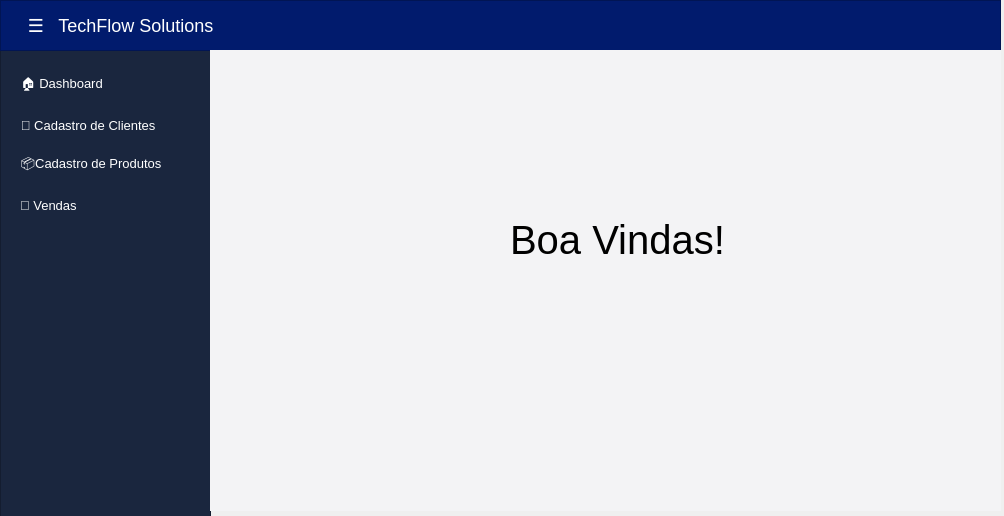
<?xml version="1.0" encoding="UTF-8"?>
<ui version="4.0">
 <class>Form</class>
 <widget class="QWidget" name="Form">
  <property name="geometry">
   <rect>
    <x>0</x>
    <y>0</y>
    <width>1004</width>
    <height>516</height>
   </rect>
  </property>
  <property name="windowTitle">
   <string>Dashboard - TechFlow</string>
  </property>
  <widget class="QFrame" name="menu_lateral">
   <property name="geometry">
    <rect>
     <x>0</x>
     <y>0</y>
     <width>211</width>
     <height>521</height>
    </rect>
   </property>
   <property name="styleSheet">
    <string notr="true">background-color:#1A263E;</string>
   </property>
   <property name="frameShape">
    <enum>QFrame::StyledPanel</enum>
   </property>
   <property name="frameShadow">
    <enum>QFrame::Raised</enum>
   </property>
   <widget class="QPushButton" name="cadastro_cliente">
    <property name="geometry">
     <rect>
      <x>0</x>
      <y>110</y>
      <width>211</width>
      <height>31</height>
     </rect>
    </property>
    <property name="font">
     <font>
      <pointsize>10</pointsize>
     </font>
    </property>
    <property name="cursor">
     <cursorShape>PointingHandCursor</cursorShape>
    </property>
    <property name="styleSheet">
     <string notr="true">QPushButton {
    color: white;
    border: none;
    text-align: left;
    padding-left: 10px;
    background-color: transparent;
}

QPushButton:hover {
    background-color: #0048B9;
}</string>
    </property>
    <property name="text">
     <string>   👤 Cadastro de Clientes</string>
    </property>
   </widget>
   <widget class="QPushButton" name="button_home">
    <property name="geometry">
     <rect>
      <x>0</x>
      <y>70</y>
      <width>211</width>
      <height>31</height>
     </rect>
    </property>
    <property name="font">
     <font>
      <pointsize>10</pointsize>
     </font>
    </property>
    <property name="cursor">
     <cursorShape>PointingHandCursor</cursorShape>
    </property>
    <property name="styleSheet">
     <string notr="true">QPushButton {
    color: white;
    border: none;
    text-align: left;
    padding-left: 10px;
    background-color: transparent;
}

QPushButton:hover {
    background-color: #0048B9;
}</string>
    </property>
    <property name="text">
     <string>   🏠 Dashboard</string>
    </property>
   </widget>
   <widget class="QPushButton" name="cadastro_produto">
    <property name="geometry">
     <rect>
      <x>0</x>
      <y>150</y>
      <width>211</width>
      <height>31</height>
     </rect>
    </property>
    <property name="font">
     <font>
      <pointsize>10</pointsize>
     </font>
    </property>
    <property name="cursor">
     <cursorShape>PointingHandCursor</cursorShape>
    </property>
    <property name="styleSheet">
     <string notr="true">QPushButton {
    color: white;
    border: none;
    text-align: left;
    padding-left: 10px;
    background-color: transparent;
}

QPushButton:hover {
    background-color: #0048B9;
}</string>
    </property>
    <property name="text">
     <string>   📦Cadastro de Produtos</string>
    </property>
   </widget>
   <widget class="QPushButton" name="cadastro_venda">
    <property name="geometry">
     <rect>
      <x>10</x>
      <y>190</y>
      <width>181</width>
      <height>31</height>
     </rect>
    </property>
    <property name="font">
     <font>
      <pointsize>10</pointsize>
     </font>
    </property>
    <property name="cursor">
     <cursorShape>PointingHandCursor</cursorShape>
    </property>
    <property name="styleSheet">
     <string notr="true">QPushButton {
    color: white;
    border: none;
    text-align: left;
    padding-left: 10px;
    background-color: transparent;
}

QPushButton:hover {
    background-color: #0048B9;
}
</string>
    </property>
    <property name="text">
     <string>🛒 Vendas</string>
    </property>
   </widget>
  </widget>
  <widget class="QFrame" name="frame">
   <property name="geometry">
    <rect>
     <x>0</x>
     <y>0</y>
     <width>1001</width>
     <height>51</height>
    </rect>
   </property>
   <property name="styleSheet">
    <string notr="true">background-color: #011B6D;</string>
   </property>
   <property name="frameShape">
    <enum>QFrame::StyledPanel</enum>
   </property>
   <property name="frameShadow">
    <enum>QFrame::Raised</enum>
   </property>
   <widget class="QPushButton" name="drop_button">
    <property name="geometry">
     <rect>
      <x>20</x>
      <y>10</y>
      <width>201</width>
      <height>31</height>
     </rect>
    </property>
    <property name="cursor">
     <cursorShape>PointingHandCursor</cursorShape>
    </property>
    <property name="styleSheet">
     <string notr="true">color: white;
font-size: 18px;
border: none;
</string>
    </property>
    <property name="text">
     <string>☰   TechFlow Solutions</string>
    </property>
   </widget>
   <widget class="QLabel" name="lbl_usuario">
    <property name="geometry">
     <rect>
      <x>820</x>
      <y>10</y>
      <width>281</width>
      <height>31</height>
     </rect>
    </property>
    <property name="font">
     <font>
      <pointsize>12</pointsize>
     </font>
    </property>
    <property name="styleSheet">
     <string notr="true">background-color: transparent;

color: white;
</string>
    </property>
    <property name="text">
     <string/>
    </property>
   </widget>
  </widget>
  <widget class="QStackedWidget" name="conteudo_principal">
   <property name="enabled">
    <bool>true</bool>
   </property>
   <property name="geometry">
    <rect>
     <x>210</x>
     <y>50</y>
     <width>791</width>
     <height>461</height>
    </rect>
   </property>
   <property name="font">
    <font>
     <pointsize>10</pointsize>
    </font>
   </property>
   <property name="toolTipDuration">
    <number>0</number>
   </property>
   <property name="styleSheet">
    <string notr="true">QStackedWidget{
	background-color: #F3F3F5;
}</string>
   </property>
   <property name="currentIndex">
    <number>0</number>
   </property>
   <widget class="QWidget" name="page">
    <widget class="QLabel" name="label">
     <property name="geometry">
      <rect>
       <x>300</x>
       <y>150</y>
       <width>221</width>
       <height>80</height>
      </rect>
     </property>
     <property name="font">
      <font>
       <pointsize>30</pointsize>
      </font>
     </property>
     <property name="styleSheet">
      <string notr="true">QLabel{
	color: black;
}</string>
     </property>
     <property name="lineWidth">
      <number>5</number>
     </property>
     <property name="text">
      <string>Boa Vindas!</string>
     </property>
    </widget>
   </widget>
   <widget class="QWidget" name="page_2">
    <widget class="QLabel" name="label_2">
     <property name="geometry">
      <rect>
       <x>23</x>
       <y>70</y>
       <width>61</width>
       <height>21</height>
      </rect>
     </property>
     <property name="styleSheet">
      <string notr="true">QLabel {
    font-size: 13px;
    font-weight: bold;
    color: #001561;

}</string>
     </property>
     <property name="text">
      <string>Código</string>
     </property>
    </widget>
    <widget class="QLineEdit" name="edit_codigo">
     <property name="enabled">
      <bool>false</bool>
     </property>
     <property name="geometry">
      <rect>
       <x>20</x>
       <y>95</y>
       <width>81</width>
       <height>31</height>
      </rect>
     </property>
     <property name="styleSheet">
      <string notr="true">QLineEdit {
    background-color: #FFFFFF;
    border: 1px solid #D0D5DD;
    border-radius: 6px; 
    font-size: 15px;
    color: black;
	padding: 6px;
}</string>
     </property>
    </widget>
    <widget class="QLineEdit" name="edit_nome">
     <property name="geometry">
      <rect>
       <x>110</x>
       <y>95</y>
       <width>151</width>
       <height>31</height>
      </rect>
     </property>
     <property name="styleSheet">
      <string notr="true">QLineEdit {
    background-color: #FFFFFF;
    border: 1px solid #D0D5DD;
    border-radius: 6px; 
    font-size: 15px;
    color: black;
	padding: 6px;
}</string>
     </property>
    </widget>
    <widget class="QLabel" name="label_5">
     <property name="geometry">
      <rect>
       <x>114</x>
       <y>70</y>
       <width>70</width>
       <height>21</height>
      </rect>
     </property>
     <property name="styleSheet">
      <string notr="true">QLabel {
    font-size: 13px;
    font-weight: bold;
    color: #001561;

}</string>
     </property>
     <property name="text">
      <string>Nome</string>
     </property>
    </widget>
    <widget class="QLineEdit" name="edit_cpf">
     <property name="geometry">
      <rect>
       <x>270</x>
       <y>95</y>
       <width>121</width>
       <height>31</height>
      </rect>
     </property>
     <property name="styleSheet">
      <string notr="true">QLineEdit {
    background-color: #FFFFFF;
    border: 1px solid #D0D5DD;
    border-radius: 6px; 
    font-size: 15px;
    color: black;
	padding: 6px;
}</string>
     </property>
    </widget>
    <widget class="QLabel" name="label_6">
     <property name="geometry">
      <rect>
       <x>273</x>
       <y>70</y>
       <width>61</width>
       <height>21</height>
      </rect>
     </property>
     <property name="styleSheet">
      <string notr="true">QLabel {
    font-size: 13px;
    font-weight: bold;
    color: #001561;

}</string>
     </property>
     <property name="text">
      <string>CPF</string>
     </property>
    </widget>
    <widget class="QLineEdit" name="edit_telefone">
     <property name="geometry">
      <rect>
       <x>400</x>
       <y>94</y>
       <width>121</width>
       <height>31</height>
      </rect>
     </property>
     <property name="styleSheet">
      <string notr="true">QLineEdit {
    background-color: #FFFFFF;
    border: 1px solid #D0D5DD;
    border-radius: 6px; 
    font-size: 15px;
    color: black;
	padding: 6px;
}</string>
     </property>
    </widget>
    <widget class="QLabel" name="label_7">
     <property name="geometry">
      <rect>
       <x>402</x>
       <y>69</y>
       <width>61</width>
       <height>21</height>
      </rect>
     </property>
     <property name="styleSheet">
      <string notr="true">QLabel {
    font-size: 13px;
    font-weight: bold;
    color: #001561;

}</string>
     </property>
     <property name="text">
      <string>Telefone</string>
     </property>
    </widget>
    <widget class="QLineEdit" name="edit_email">
     <property name="geometry">
      <rect>
       <x>530</x>
       <y>93</y>
       <width>121</width>
       <height>31</height>
      </rect>
     </property>
     <property name="styleSheet">
      <string notr="true">QLineEdit {
    background-color: #FFFFFF;
    border: 1px solid #D0D5DD;
    border-radius: 6px; 
    font-size: 15px;
    color: black;
	padding: 6px;
}</string>
     </property>
    </widget>
    <widget class="QLabel" name="label_8">
     <property name="geometry">
      <rect>
       <x>532</x>
       <y>68</y>
       <width>61</width>
       <height>21</height>
      </rect>
     </property>
     <property name="styleSheet">
      <string notr="true">QLabel {
    font-size: 13px;
    font-weight: bold;
    color: #001561;

}</string>
     </property>
     <property name="text">
      <string>Email</string>
     </property>
    </widget>
    <widget class="QLineEdit" name="edit_cidade">
     <property name="geometry">
      <rect>
       <x>658</x>
       <y>93</y>
       <width>121</width>
       <height>31</height>
      </rect>
     </property>
     <property name="styleSheet">
      <string notr="true">QLineEdit {
    background-color: #FFFFFF;
    border: 1px solid #D0D5DD;
    border-radius: 6px; 
    font-size: 15px;
    color: black;
	padding: 6px;
}</string>
     </property>
    </widget>
    <widget class="QLabel" name="label_9">
     <property name="geometry">
      <rect>
       <x>660</x>
       <y>68</y>
       <width>61</width>
       <height>21</height>
      </rect>
     </property>
     <property name="styleSheet">
      <string notr="true">QLabel {
    font-size: 13px;
    font-weight: bold;
    color: #001561;

}</string>
     </property>
     <property name="text">
      <string>Cidade</string>
     </property>
    </widget>
    <widget class="QPushButton" name="btn_limpar">
     <property name="geometry">
      <rect>
       <x>572</x>
       <y>140</y>
       <width>101</width>
       <height>41</height>
      </rect>
     </property>
     <property name="cursor">
      <cursorShape>PointingHandCursor</cursorShape>
     </property>
     <property name="styleSheet">
      <string notr="true">QPushButton {
    font-family: &quot;Segoe UI&quot;, Arial, sans-serif;
    font-size: 13px;
    font-weight: bold;
    color: #FFFFFF;
    border: none;
    border-radius: 6px;
    text-align: left;      /* Alinha o emoji e o texto à esquerda */
    padding-left: 15px;    /* Afasta o emoji da borda esquerda */
    padding-right: 15px;
    height: 35px;          /* Define uma altura padrão elegante */
	background-color: #0031A5;
}</string>
     </property>
     <property name="text">
      <string>🧹 Limpar</string>
     </property>
    </widget>
    <widget class="QPushButton" name="btn_salvar">
     <property name="geometry">
      <rect>
       <x>466</x>
       <y>140</y>
       <width>101</width>
       <height>41</height>
      </rect>
     </property>
     <property name="cursor">
      <cursorShape>PointingHandCursor</cursorShape>
     </property>
     <property name="styleSheet">
      <string notr="true">QPushButton {
    font-family: &quot;Segoe UI&quot;, Arial, sans-serif;
    font-size: 13px;
    font-weight: bold;
    color: #FFFFFF;
    border: none;
    border-radius: 6px;
    text-align: left;      /* Alinha o emoji e o texto à esquerda */
    padding-left: 15px;    /* Afasta o emoji da borda esquerda */
    padding-right: 15px;
    height: 35px;          /* Define uma altura padrão elegante */
	background-color: #015B45;
}</string>
     </property>
     <property name="text">
      <string>💾 Salvar</string>
     </property>
    </widget>
    <widget class="QTableView" name="tableView">
     <property name="geometry">
      <rect>
       <x>20</x>
       <y>200</y>
       <width>761</width>
       <height>231</height>
      </rect>
     </property>
     <property name="styleSheet">
      <string notr="true">QStackedWidget{
	background-color: #F3F3F5;
}</string>
     </property>
    </widget>
    <widget class="QLabel" name="label_10">
     <property name="geometry">
      <rect>
       <x>290</x>
       <y>20</y>
       <width>191</width>
       <height>31</height>
      </rect>
     </property>
     <property name="styleSheet">
      <string notr="true">QLabel {
    font-size: 18px;
    font-weight: bold;
    color: #001561;

}</string>
     </property>
     <property name="text">
      <string>Cadastro de Clientes</string>
     </property>
    </widget>
    <widget class="QPushButton" name="btn_excluir">
     <property name="geometry">
      <rect>
       <x>680</x>
       <y>140</y>
       <width>101</width>
       <height>41</height>
      </rect>
     </property>
     <property name="cursor">
      <cursorShape>PointingHandCursor</cursorShape>
     </property>
     <property name="styleSheet">
      <string notr="true">QPushButton {
    font-family: &quot;Segoe UI&quot;, Arial, sans-serif;
    font-size: 13px;
    font-weight: bold;
    color: #FFFFFF;
    border: none;
    border-radius: 6px;
    text-align: left;      /* Alinha o emoji e o texto à esquerda */
    padding-left: 15px;    /* Afasta o emoji da borda esquerda */
    padding-right: 15px;
    height: 35px;          /* Define uma altura padrão elegante */
	background-color: red;
}</string>
     </property>
     <property name="text">
      <string>Excluir</string>
     </property>
    </widget>
   </widget>
   <widget class="QWidget" name="page_produtos">
    <widget class="QLabel" name="label_11">
     <property name="geometry">
      <rect>
       <x>290</x>
       <y>0</y>
       <width>201</width>
       <height>31</height>
      </rect>
     </property>
     <property name="styleSheet">
      <string notr="true">QLabel {
    font-size: 18px;
    font-weight: bold;
    color: #001561;

}</string>
     </property>
     <property name="text">
      <string>Cadastro de Produtos</string>
     </property>
    </widget>
    <widget class="QLabel" name="label_12">
     <property name="geometry">
      <rect>
       <x>50</x>
       <y>50</y>
       <width>61</width>
       <height>31</height>
      </rect>
     </property>
     <property name="styleSheet">
      <string notr="true">QLabel {
    font-size: 13px;
    font-weight: bold;
    color: #001561;

}</string>
     </property>
     <property name="text">
      <string>Código:</string>
     </property>
    </widget>
    <widget class="QLabel" name="label_13">
     <property name="geometry">
      <rect>
       <x>50</x>
       <y>90</y>
       <width>61</width>
       <height>31</height>
      </rect>
     </property>
     <property name="styleSheet">
      <string notr="true">QLabel {
    font-size: 13px;
    font-weight: bold;
    color: #001561;

}</string>
     </property>
     <property name="text">
      <string>Nome*:</string>
     </property>
    </widget>
    <widget class="QLabel" name="label_14">
     <property name="geometry">
      <rect>
       <x>50</x>
       <y>170</y>
       <width>81</width>
       <height>31</height>
      </rect>
     </property>
     <property name="styleSheet">
      <string notr="true">QLabel {
    font-size: 13px;
    font-weight: bold;
    color: #001561;

}</string>
     </property>
     <property name="text">
      <string>Categoria*:</string>
     </property>
    </widget>
    <widget class="QLabel" name="label_15">
     <property name="geometry">
      <rect>
       <x>50</x>
       <y>130</y>
       <width>81</width>
       <height>31</height>
      </rect>
     </property>
     <property name="styleSheet">
      <string notr="true">QLabel {
    font-size: 13px;
    font-weight: bold;
    color: #001561;

}</string>
     </property>
     <property name="text">
      <string>Descrição*:</string>
     </property>
    </widget>
    <widget class="QLabel" name="label_16">
     <property name="geometry">
      <rect>
       <x>50</x>
       <y>250</y>
       <width>71</width>
       <height>31</height>
      </rect>
     </property>
     <property name="toolTipDuration">
      <number>0</number>
     </property>
     <property name="styleSheet">
      <string notr="true">QLabel {
    font-size: 13px;
    font-weight: bold;
    color: #001561;

}</string>
     </property>
     <property name="text">
      <string>Estoque*:</string>
     </property>
    </widget>
    <widget class="QLabel" name="label_17">
     <property name="geometry">
      <rect>
       <x>50</x>
       <y>210</y>
       <width>91</width>
       <height>31</height>
      </rect>
     </property>
     <property name="toolTipDuration">
      <number>0</number>
     </property>
     <property name="styleSheet">
      <string notr="true">QLabel {
    font-size: 13px;
    font-weight: bold;
    color: #001561;

}</string>
     </property>
     <property name="text">
      <string>Preço*:</string>
     </property>
    </widget>
    <widget class="QLineEdit" name="cod_produto">
     <property name="geometry">
      <rect>
       <x>140</x>
       <y>50</y>
       <width>361</width>
       <height>31</height>
      </rect>
     </property>
     <property name="font">
      <font>
       <pointsize>-1</pointsize>
      </font>
     </property>
     <property name="styleSheet">
      <string notr="true">QLineEdit {
    background-color: #FFFFFF;
    border: 1px solid #D0D5DD;
    border-radius: 6px; 
    font-size: 15px;
    color: black;
	padding: 6px;
}</string>
     </property>
    </widget>
    <widget class="QLineEdit" name="nome_produto">
     <property name="geometry">
      <rect>
       <x>140</x>
       <y>90</y>
       <width>361</width>
       <height>31</height>
      </rect>
     </property>
     <property name="styleSheet">
      <string notr="true">QLineEdit {
    background-color: #FFFFFF;
    border: 1px solid #D0D5DD;
    border-radius: 6px; 
    font-size: 15px;
    color: black;
	padding: 6px;
}</string>
     </property>
    </widget>
    <widget class="QLineEdit" name="decr_produto">
     <property name="geometry">
      <rect>
       <x>140</x>
       <y>130</y>
       <width>361</width>
       <height>31</height>
      </rect>
     </property>
     <property name="styleSheet">
      <string notr="true">QLineEdit {
    background-color: #FFFFFF;
    border: 1px solid #D0D5DD;
    border-radius: 6px; 
    font-size: 15px;
    color: black;
	padding: 6px;
}</string>
     </property>
    </widget>
    <widget class="QComboBox" name="categoria_produto">
     <property name="enabled">
      <bool>true</bool>
     </property>
     <property name="geometry">
      <rect>
       <x>140</x>
       <y>170</y>
       <width>361</width>
       <height>31</height>
      </rect>
     </property>
     <property name="font">
      <font>
       <pointsize>11</pointsize>
      </font>
     </property>
     <item>
      <property name="text">
       <string>Eletrônico</string>
      </property>
     </item>
     <item>
      <property name="text">
       <string>Informática</string>
      </property>
     </item>
     <item>
      <property name="text">
       <string>Periférico</string>
      </property>
     </item>
     <item>
      <property name="text">
       <string>Redes</string>
      </property>
     </item>
     <item>
      <property name="text">
       <string>Armazenamento</string>
      </property>
     </item>
     <item>
      <property name="text">
       <string>Software</string>
      </property>
     </item>
     <item>
      <property name="text">
       <string>Acessório</string>
      </property>
     </item>
    </widget>
    <widget class="QLineEdit" name="estoque_produto">
     <property name="geometry">
      <rect>
       <x>140</x>
       <y>250</y>
       <width>361</width>
       <height>31</height>
      </rect>
     </property>
     <property name="styleSheet">
      <string notr="true">QLineEdit {
    background-color: #FFFFFF;
    border: 1px solid #D0D5DD;
    border-radius: 6px; 
    font-size: 15px;
    color: black;
	padding: 6px;
}</string>
     </property>
    </widget>
    <widget class="QTableView" name="tabela_produto">
     <property name="geometry">
      <rect>
       <x>20</x>
       <y>310</y>
       <width>761</width>
       <height>131</height>
      </rect>
     </property>
     <property name="toolTipDuration">
      <number>1</number>
     </property>
     <property name="styleSheet">
      <string notr="true">QStackedWidget{
	background-color: #F3F3F5;
}</string>
     </property>
    </widget>
    <widget class="QLineEdit" name="preco_produto">
     <property name="geometry">
      <rect>
       <x>140</x>
       <y>210</y>
       <width>361</width>
       <height>34</height>
      </rect>
     </property>
     <property name="styleSheet">
      <string notr="true">QLineEdit {
    background-color: #FFFFFF;
    border: 1px solid #D0D5DD;
    border-radius: 6px; 
    font-size: 15px;
    color: black;
	padding: 6px;
}</string>
     </property>
    </widget>
    <widget class="QLabel" name="label_18">
     <property name="geometry">
      <rect>
       <x>120</x>
       <y>210</y>
       <width>41</width>
       <height>31</height>
      </rect>
     </property>
     <property name="font">
      <font>
       <pointsize>-1</pointsize>
      </font>
     </property>
     <property name="styleSheet">
      <string notr="true">QLabel {
    font-size: 15px;
    color: #000000;

}</string>
     </property>
     <property name="text">
      <string>R$</string>
     </property>
    </widget>
    <widget class="QPushButton" name="btn_salvar_produto">
     <property name="geometry">
      <rect>
       <x>560</x>
       <y>90</y>
       <width>161</width>
       <height>41</height>
      </rect>
     </property>
     <property name="cursor">
      <cursorShape>PointingHandCursor</cursorShape>
     </property>
     <property name="styleSheet">
      <string notr="true">QPushButton {
    font-family: &quot;Segoe UI&quot;, Arial, sans-serif;
    font-size: 13px;
    font-weight: bold;
    color: #FFFFFF;
    border: none;
    border-radius: 6px;
    text-align: left;      /* Alinha o emoji e o texto à esquerda */
    padding-left: 15px;    /* Afasta o emoji da borda esquerda */
    padding-right: 15px;
    height: 35px;          /* Define uma altura padrão elegante */
	background-color: #015B45;
}</string>
     </property>
     <property name="text">
      <string>       💾 Salvar</string>
     </property>
    </widget>
    <widget class="QPushButton" name="btn_excluir_produto">
     <property name="geometry">
      <rect>
       <x>560</x>
       <y>210</y>
       <width>161</width>
       <height>41</height>
      </rect>
     </property>
     <property name="cursor">
      <cursorShape>PointingHandCursor</cursorShape>
     </property>
     <property name="styleSheet">
      <string notr="true">QPushButton {
    font-family: &quot;Segoe UI&quot;, Arial, sans-serif;
    font-size: 13px;
    font-weight: bold;
    color: #FFFFFF;
    border: none;
    border-radius: 6px;
    text-align: left;      /* Alinha o emoji e o texto à esquerda */
    padding-left: 15px;    /* Afasta o emoji da borda esquerda */
    padding-right: 15px;
    height: 35px;          /* Define uma altura padrão elegante */
	background-color: red;
}</string>
     </property>
     <property name="text">
      <string>       🗑️ Excluir</string>
     </property>
    </widget>
    <widget class="QPushButton" name="btn_limpar_produto">
     <property name="geometry">
      <rect>
       <x>560</x>
       <y>150</y>
       <width>161</width>
       <height>41</height>
      </rect>
     </property>
     <property name="cursor">
      <cursorShape>PointingHandCursor</cursorShape>
     </property>
     <property name="styleSheet">
      <string notr="true">QPushButton {
    font-family: &quot;Segoe UI&quot;, Arial, sans-serif;
    font-size: 13px;
    font-weight: bold;
    color: #FFFFFF;
    border: none;
    border-radius: 6px;
    text-align: left;      /* Alinha o emoji e o texto à esquerda */
    padding-left: 15px;    /* Afasta o emoji da borda esquerda */
    padding-right: 15px;
    height: 35px;          /* Define uma altura padrão elegante */
	background-color: #0031A5;
}</string>
     </property>
     <property name="text">
      <string>       🧹 Limpar</string>
     </property>
    </widget>
   </widget>
   <widget class="QWidget" name="page_3">
    <widget class="QLabel" name="label_19">
     <property name="geometry">
      <rect>
       <x>280</x>
       <y>10</y>
       <width>201</width>
       <height>31</height>
      </rect>
     </property>
     <property name="styleSheet">
      <string notr="true">QLabel {
    font-size: 20px;
    font-weight: bold;
    color: #001561;

}</string>
     </property>
     <property name="text">
      <string>Registro de Vendas </string>
     </property>
    </widget>
    <widget class="QLabel" name="label_20">
     <property name="geometry">
      <rect>
       <x>20</x>
       <y>50</y>
       <width>71</width>
       <height>41</height>
      </rect>
     </property>
     <property name="styleSheet">
      <string notr="true">QLabel {
    font-size: 16px;
    font-weight: bold;
    color: #001561;

}</string>
     </property>
     <property name="text">
      <string>Cliente: </string>
     </property>
    </widget>
    <widget class="QLabel" name="label_21">
     <property name="geometry">
      <rect>
       <x>150</x>
       <y>50</y>
       <width>71</width>
       <height>41</height>
      </rect>
     </property>
     <property name="styleSheet">
      <string notr="true">QLabel {
    font-size: 16px;
    font-weight: bold;
    color: #001561;

}</string>
     </property>
     <property name="text">
      <string>Produto: </string>
     </property>
    </widget>
    <widget class="QLabel" name="label_22">
     <property name="geometry">
      <rect>
       <x>390</x>
       <y>50</y>
       <width>111</width>
       <height>41</height>
      </rect>
     </property>
     <property name="styleSheet">
      <string notr="true">QLabel {
    font-size: 16px;
    font-weight: bold;
    color: #001561;

}</string>
     </property>
     <property name="text">
      <string>Quantidade: </string>
     </property>
    </widget>
    <widget class="QComboBox" name="categoria_produto_2">
     <property name="enabled">
      <bool>true</bool>
     </property>
     <property name="geometry">
      <rect>
       <x>150</x>
       <y>90</y>
       <width>221</width>
       <height>31</height>
      </rect>
     </property>
     <property name="font">
      <font>
       <pointsize>11</pointsize>
      </font>
     </property>
     <item>
      <property name="text">
       <string>Eletrônico</string>
      </property>
     </item>
     <item>
      <property name="text">
       <string>Informática</string>
      </property>
     </item>
     <item>
      <property name="text">
       <string>Periférico</string>
      </property>
     </item>
     <item>
      <property name="text">
       <string>Redes</string>
      </property>
     </item>
     <item>
      <property name="text">
       <string>Armazenamento</string>
      </property>
     </item>
     <item>
      <property name="text">
       <string>Software</string>
      </property>
     </item>
     <item>
      <property name="text">
       <string>Acessório</string>
      </property>
     </item>
    </widget>
    <widget class="QPushButton" name="btn_salvar_2">
     <property name="geometry">
      <rect>
       <x>60</x>
       <y>140</y>
       <width>151</width>
       <height>41</height>
      </rect>
     </property>
     <property name="cursor">
      <cursorShape>PointingHandCursor</cursorShape>
     </property>
     <property name="styleSheet">
      <string notr="true">QPushButton {
    font-family: &quot;Segoe UI&quot;, Arial, sans-serif;
    font-size: 13px;
    font-weight: bold;
    color: #FFFFFF;
    border: none;
    border-radius: 6px;
    text-align: left;      /* Alinha o emoji e o texto à esquerda */
    padding-left: 15px;    /* Afasta o emoji da borda esquerda */
    padding-right: 15px;
    height: 35px;          /* Define uma altura padrão elegante */
	background-color: #015B45;
}</string>
     </property>
     <property name="text">
      <string>🛒 Registrar Venda</string>
     </property>
    </widget>
    <widget class="QPushButton" name="btn_limpar_2">
     <property name="geometry">
      <rect>
       <x>230</x>
       <y>140</y>
       <width>101</width>
       <height>41</height>
      </rect>
     </property>
     <property name="cursor">
      <cursorShape>PointingHandCursor</cursorShape>
     </property>
     <property name="styleSheet">
      <string notr="true">QPushButton {
    font-family: &quot;Segoe UI&quot;, Arial, sans-serif;
    font-size: 13px;
    font-weight: bold;
    color: #FFFFFF;
    border: none;
    border-radius: 6px;
    text-align: left;      /* Alinha o emoji e o texto à esquerda */
    padding-left: 15px;    /* Afasta o emoji da borda esquerda */
    padding-right: 15px;
    height: 35px;          /* Define uma altura padrão elegante */
	background-color: #0031A5;
}</string>
     </property>
     <property name="text">
      <string>🧹 Limpar</string>
     </property>
    </widget>
    <widget class="QPushButton" name="btn_excluir_2">
     <property name="geometry">
      <rect>
       <x>350</x>
       <y>140</y>
       <width>111</width>
       <height>41</height>
      </rect>
     </property>
     <property name="cursor">
      <cursorShape>PointingHandCursor</cursorShape>
     </property>
     <property name="styleSheet">
      <string notr="true">QPushButton {
    font-family: &quot;Segoe UI&quot;, Arial, sans-serif;
    font-size: 13px;
    font-weight: bold;
    color: #FFFFFF;
    border: none;
    border-radius: 6px;
    text-align: left;      /* Alinha o emoji e o texto à esquerda */
    padding-left: 15px;    /* Afasta o emoji da borda esquerda */
    padding-right: 15px;
    height: 35px;          /* Define uma altura padrão elegante */
	background-color: red;
}</string>
     </property>
     <property name="text">
      <string>❌ Cancelar</string>
     </property>
    </widget>
    <widget class="QComboBox" name="comboBox">
     <property name="geometry">
      <rect>
       <x>390</x>
       <y>90</y>
       <width>221</width>
       <height>31</height>
      </rect>
     </property>
    </widget>
    <widget class="QComboBox" name="comboBox_2">
     <property name="geometry">
      <rect>
       <x>20</x>
       <y>90</y>
       <width>111</width>
       <height>31</height>
      </rect>
     </property>
    </widget>
    <widget class="QGroupBox" name="groupBox">
     <property name="geometry">
      <rect>
       <x>630</x>
       <y>50</y>
       <width>151</width>
       <height>81</height>
      </rect>
     </property>
     <property name="styleSheet">
      <string notr="true">QGroupBox {
    background-color: #DCEBFF;
    color: #0A2A66;
    border: 1px solid #B8D4FF;
    border-radius: 6px;
    font-weight: bold;
    padding-top: 12px;
}</string>
     </property>
     <property name="title">
      <string>    Valor Total da Venda: </string>
     </property>
     <widget class="QLabel" name="lbl_valor_total">
      <property name="geometry">
       <rect>
        <x>50</x>
        <y>30</y>
        <width>61</width>
        <height>31</height>
       </rect>
      </property>
      <property name="styleSheet">
       <string notr="true">color: green;
background-color: transparent;
font-weight: bold;
fonr-size: 14px
</string>
      </property>
      <property name="text">
       <string>R$ 0,00</string>
      </property>
     </widget>
    </widget>
    <widget class="QTableView" name="tabela_produto_2">
     <property name="geometry">
      <rect>
       <x>10</x>
       <y>280</y>
       <width>761</width>
       <height>131</height>
      </rect>
     </property>
     <property name="toolTipDuration">
      <number>1</number>
     </property>
     <property name="styleSheet">
      <string notr="true">QStackedWidget{
	background-color: #F3F3F5;
}</string>
     </property>
    </widget>
    <widget class="QLabel" name="label_3">
     <property name="geometry">
      <rect>
       <x>10</x>
       <y>250</y>
       <width>761</width>
       <height>31</height>
      </rect>
     </property>
     <property name="styleSheet">
      <string notr="true">QLabel {
    background-color: #063A83;
    color: white;
    font-size: 11px;
    font-weight: bold;
    padding-left: 10px;
    border: 1px solid #0752A8;
    border-top-left-radius: 5px;
    border-top-right-radius: 5px;
}</string>
     </property>
     <property name="text">
      <string>Histórico de Vendas</string>
     </property>
    </widget>
   </widget>
  </widget>
 </widget>
 <resources/>
 <connections/>
</ui>
